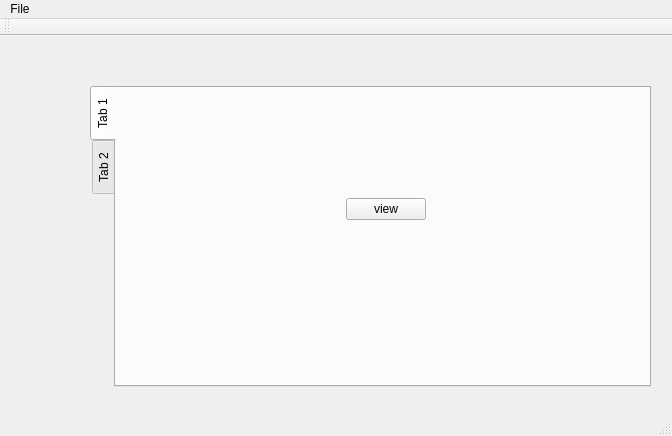
<?xml version="1.0" encoding="UTF-8"?>
<ui version="4.0">
 <class>MainWindow</class>
 <widget class="QMainWindow" name="MainWindow">
  <property name="geometry">
   <rect>
    <x>0</x>
    <y>0</y>
    <width>672</width>
    <height>436</height>
   </rect>
  </property>
  <property name="windowTitle">
   <string>MainWindow</string>
  </property>
  <property name="toolButtonStyle">
   <enum>Qt::ToolButtonTextUnderIcon</enum>
  </property>
  <property name="tabShape">
   <enum>QTabWidget::Triangular</enum>
  </property>
  <property name="dockNestingEnabled">
   <bool>false</bool>
  </property>
  <property name="unifiedTitleAndToolBarOnMac">
   <bool>false</bool>
  </property>
  <widget class="QWidget" name="centralWidget">
   <widget class="QTabWidget" name="tabWidget">
    <property name="geometry">
     <rect>
      <x>90</x>
      <y>50</y>
      <width>561</width>
      <height>301</height>
     </rect>
    </property>
    <property name="focusPolicy">
     <enum>Qt::ClickFocus</enum>
    </property>
    <property name="tabPosition">
     <enum>QTabWidget::West</enum>
    </property>
    <property name="tabShape">
     <enum>QTabWidget::Rounded</enum>
    </property>
    <property name="currentIndex">
     <number>0</number>
    </property>
    <property name="documentMode">
     <bool>false</bool>
    </property>
    <property name="tabsClosable">
     <bool>false</bool>
    </property>
    <property name="movable">
     <bool>true</bool>
    </property>
    <property name="tabBarAutoHide">
     <bool>true</bool>
    </property>
    <widget class="QWidget" name="tab">
     <attribute name="title">
      <string>Tab 1</string>
     </attribute>
     <widget class="QPushButton" name="pushButton">
      <property name="geometry">
       <rect>
        <x>230</x>
        <y>110</y>
        <width>80</width>
        <height>22</height>
       </rect>
      </property>
      <property name="autoFillBackground">
       <bool>false</bool>
      </property>
      <property name="text">
       <string>view</string>
      </property>
     </widget>
    </widget>
    <widget class="QWidget" name="tab_2">
     <attribute name="title">
      <string>Tab 2</string>
     </attribute>
    </widget>
   </widget>
  </widget>
  <widget class="QMenuBar" name="menuBar">
   <property name="geometry">
    <rect>
     <x>0</x>
     <y>0</y>
     <width>672</width>
     <height>19</height>
    </rect>
   </property>
   <widget class="QMenu" name="menuROS_Tools">
    <property name="title">
     <string>File</string>
    </property>
    <addaction name="actionConnect"/>
    <addaction name="actionExit"/>
    <addaction name="separator"/>
    <addaction name="separator"/>
    <addaction name="separator"/>
    <addaction name="separator"/>
    <addaction name="actionExit_2"/>
   </widget>
   <addaction name="menuROS_Tools"/>
  </widget>
  <widget class="QToolBar" name="mainToolBar">
   <attribute name="toolBarArea">
    <enum>TopToolBarArea</enum>
   </attribute>
   <attribute name="toolBarBreak">
    <bool>false</bool>
   </attribute>
  </widget>
  <widget class="QStatusBar" name="statusBar"/>
  <action name="actionConnect">
   <property name="text">
    <string>Connect</string>
   </property>
  </action>
  <action name="actionExit">
   <property name="text">
    <string>re-connect</string>
   </property>
  </action>
  <action name="actionExit_2">
   <property name="text">
    <string>exit</string>
   </property>
  </action>
 </widget>
 <layoutdefault spacing="6" margin="11"/>
 <resources/>
 <connections/>
</ui>
